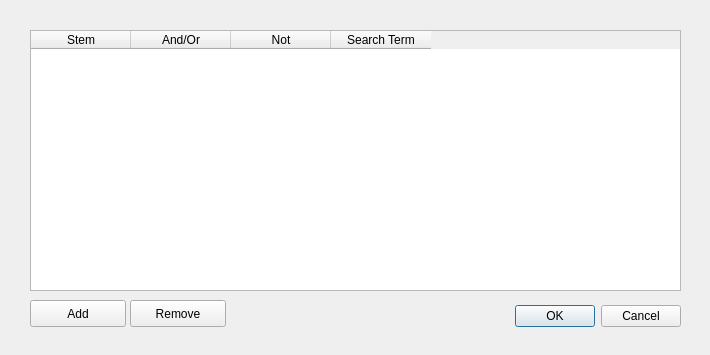
<?xml version="1.0" encoding="UTF-8"?>
<ui version="4.0">
 <class>ovQAuthorSearchDialog</class>
 <widget class="QDialog" name="ovQAuthorSearchDialog">
  <property name="geometry">
   <rect>
    <x>0</x>
    <y>0</y>
    <width>710</width>
    <height>355</height>
   </rect>
  </property>
  <property name="windowTitle">
   <string>Dialog</string>
  </property>
  <widget class="QDialogButtonBox" name="buttonBox">
   <property name="geometry">
    <rect>
     <x>340</x>
     <y>300</y>
     <width>341</width>
     <height>32</height>
    </rect>
   </property>
   <property name="orientation">
    <enum>Qt::Horizontal</enum>
   </property>
   <property name="standardButtons">
    <set>QDialogButtonBox::Cancel|QDialogButtonBox::Ok</set>
   </property>
  </widget>
  <widget class="QTableWidget" name="termTableWidget">
   <property name="geometry">
    <rect>
     <x>30</x>
     <y>30</y>
     <width>651</width>
     <height>261</height>
    </rect>
   </property>
   <column>
    <property name="text">
     <string>Stem</string>
    </property>
    <property name="textAlignment">
     <set>AlignHCenter|AlignVCenter|AlignCenter</set>
    </property>
   </column>
   <column>
    <property name="text">
     <string>And/Or</string>
    </property>
    <property name="textAlignment">
     <set>AlignHCenter|AlignVCenter|AlignCenter</set>
    </property>
   </column>
   <column>
    <property name="text">
     <string>Not</string>
    </property>
    <property name="textAlignment">
     <set>AlignHCenter|AlignVCenter|AlignCenter</set>
    </property>
   </column>
   <column>
    <property name="text">
     <string>Search Term</string>
    </property>
   </column>
  </widget>
  <widget class="QPushButton" name="addPushButton">
   <property name="geometry">
    <rect>
     <x>30</x>
     <y>300</y>
     <width>96</width>
     <height>27</height>
    </rect>
   </property>
   <property name="text">
    <string>Add</string>
   </property>
  </widget>
  <widget class="QPushButton" name="removePushButton">
   <property name="geometry">
    <rect>
     <x>130</x>
     <y>300</y>
     <width>96</width>
     <height>27</height>
    </rect>
   </property>
   <property name="text">
    <string>Remove</string>
   </property>
  </widget>
 </widget>
 <resources/>
 <connections>
  <connection>
   <sender>buttonBox</sender>
   <signal>accepted()</signal>
   <receiver>ovQAuthorSearchDialog</receiver>
   <slot>accept()</slot>
   <hints>
    <hint type="sourcelabel">
     <x>248</x>
     <y>254</y>
    </hint>
    <hint type="destinationlabel">
     <x>157</x>
     <y>274</y>
    </hint>
   </hints>
  </connection>
  <connection>
   <sender>buttonBox</sender>
   <signal>rejected()</signal>
   <receiver>ovQAuthorSearchDialog</receiver>
   <slot>reject()</slot>
   <hints>
    <hint type="sourcelabel">
     <x>316</x>
     <y>260</y>
    </hint>
    <hint type="destinationlabel">
     <x>286</x>
     <y>274</y>
    </hint>
   </hints>
  </connection>
 </connections>
</ui>
